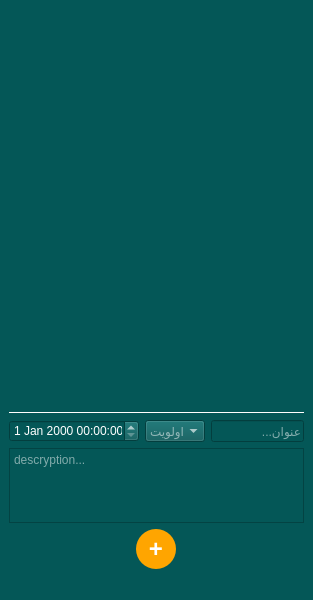
<?xml version="1.0" encoding="UTF-8"?>
<ui version="4.0">
 <class>MainWindow</class>
 <widget class="QMainWindow" name="MainWindow">
  <property name="geometry">
   <rect>
    <x>0</x>
    <y>0</y>
    <width>313</width>
    <height>600</height>
   </rect>
  </property>
  <property name="minimumSize">
   <size>
    <width>312</width>
    <height>600</height>
   </size>
  </property>
  <property name="maximumSize">
   <size>
    <width>313</width>
    <height>600</height>
   </size>
  </property>
  <property name="windowTitle">
   <string>ToDoList</string>
  </property>
  <property name="styleSheet">
   <string notr="true">background-color: #045757;
color: white;</string>
  </property>
  <widget class="QWidget" name="centralwidget">
   <layout class="QGridLayout" name="gridLayout_8">
    <item row="6" column="2" colspan="2">
     <widget class="QLineEdit" name="new_task_title">
      <property name="minimumSize">
       <size>
        <width>93</width>
        <height>0</height>
       </size>
      </property>
      <property name="placeholderText">
       <string>عنوان...</string>
      </property>
     </widget>
    </item>
    <item row="4" column="0" colspan="4">
     <widget class="Line" name="line">
      <property name="frameShadow">
       <enum>QFrame::Plain</enum>
      </property>
      <property name="orientation">
       <enum>Qt::Horizontal</enum>
      </property>
     </widget>
    </item>
    <item row="7" column="0" colspan="4">
     <widget class="QTextEdit" name="new_task_descryption">
      <property name="maximumSize">
       <size>
        <width>16777215</width>
        <height>75</height>
       </size>
      </property>
      <property name="placeholderText">
       <string>descryption...</string>
      </property>
     </widget>
    </item>
    <item row="8" column="0" colspan="4">
     <layout class="QHBoxLayout" name="horizontalLayout">
      <property name="spacing">
       <number>1</number>
      </property>
      <property name="bottomMargin">
       <number>0</number>
      </property>
      <item>
       <widget class="QPushButton" name="new_task_btn">
        <property name="maximumSize">
         <size>
          <width>40</width>
          <height>40</height>
         </size>
        </property>
        <property name="font">
         <font>
          <pointsize>18</pointsize>
          <bold>true</bold>
         </font>
        </property>
        <property name="cursor">
         <cursorShape>PointingHandCursor</cursorShape>
        </property>
        <property name="styleSheet">
         <string notr="true">background-color: orange;
color: white;
border-radius: 20px;</string>
        </property>
        <property name="text">
         <string>+</string>
        </property>
       </widget>
      </item>
     </layout>
    </item>
    <item row="0" column="0" rowspan="3" colspan="4">
     <layout class="QGridLayout" name="tasks_gl"/>
    </item>
    <item row="6" column="0">
     <widget class="QDateTimeEdit" name="dateTimeEdit">
      <property name="minimumSize">
       <size>
        <width>130</width>
        <height>0</height>
       </size>
      </property>
      <property name="maximumSize">
       <size>
        <width>16777215</width>
        <height>16777215</height>
       </size>
      </property>
     </widget>
    </item>
    <item row="6" column="1">
     <widget class="QComboBox" name="select">
      <property name="minimumSize">
       <size>
        <width>60</width>
        <height>0</height>
       </size>
      </property>
      <property name="editable">
       <bool>false</bool>
      </property>
      <property name="placeholderText">
       <string>اولویت</string>
      </property>
      <item>
       <property name="text">
        <string>عادی</string>
       </property>
      </item>
      <item>
       <property name="text">
        <string>متوسط</string>
       </property>
      </item>
      <item>
       <property name="text">
        <string>بحرانی</string>
       </property>
      </item>
     </widget>
    </item>
    <item row="3" column="1">
     <spacer name="horizontalSpacer">
      <property name="orientation">
       <enum>Qt::Horizontal</enum>
      </property>
      <property name="sizeHint" stdset="0">
       <size>
        <width>40</width>
        <height>20</height>
       </size>
      </property>
     </spacer>
    </item>
   </layout>
  </widget>
  <widget class="QMenuBar" name="menubar">
   <property name="geometry">
    <rect>
     <x>0</x>
     <y>0</y>
     <width>313</width>
     <height>22</height>
    </rect>
   </property>
  </widget>
  <widget class="QStatusBar" name="statusbar"/>
 </widget>
 <resources/>
 <connections/>
</ui>
